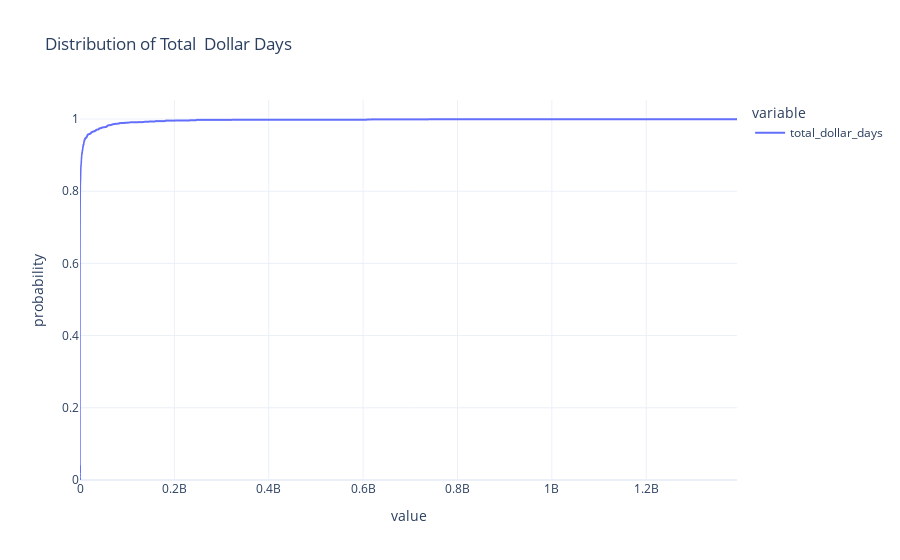

Notebook code for this chart:
### Code cell
px.ecdf(df['total_dollar_days'], title="Distribution of Total  Dollar Days")

### Figure 1 — Plotly figure (JSON) as saved in the notebook; plotly's stock layout.template omitted (floating-point values rounded to 4 significant figures; data arrays with more than 128 entries replaced by an {"elided": "..."} marker saying what was removed)
{"data": [{"hovertemplate": "variable=total_dollar_days<br>value=%{x}<br>probability=%{y}<extra></extra>", "legendgroup": "total_dollar_days", "line": {"dash": "solid", "shape": "hv"}, "marker": {"color": "#636efa", "symbol": "circle"}, "mode": "lines", "name": "total_dollar_days", "showlegend": true, "type": "scattergl", "x": {"elided": "2010 float values"}, "xaxis": "x", "y": {"elided": "2010 float values"}, "yaxis": "y"}], "layout": {"legend": {"title": {"text": "variable"}, "tracegroupgap": 0}, "title": {"text": "Distribution of Total  Dollar Days"}, "xaxis": {"anchor": "y", "domain": [0, 1], "title": {"text": "value"}}, "yaxis": {"anchor": "x", "domain": [0, 1], "rangemode": "tozero", "title": {"text": "probability"}}}}
